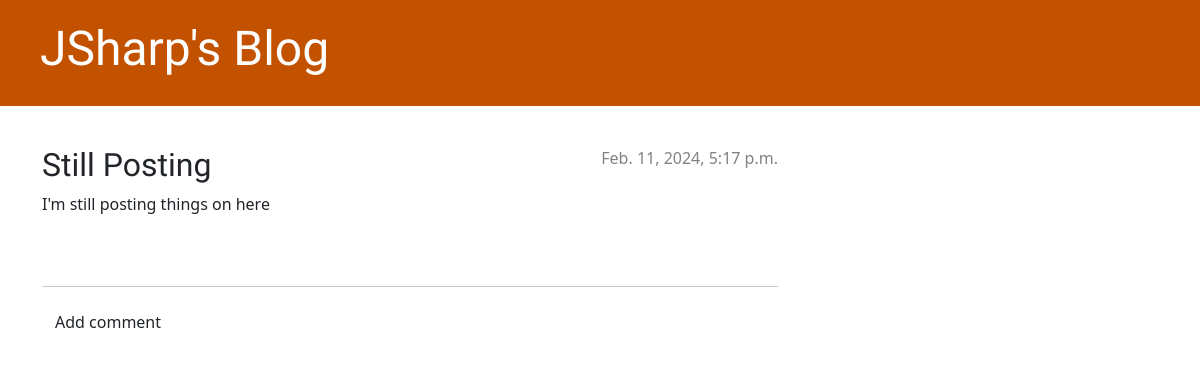
The app's page /post/2/ with its own data.
### blog/models.py (models this page shows, shortened)
class Post(models.Model):
    author = models.ForeignKey(settings.AUTH_USER_MODEL, on_delete=models.CASCADE)
    title = models.CharField(max_length=200)
    text = models.TextField()
    created_date = models.DateTimeField(default=timezone.now)
    published_date = models.DateTimeField(blank=True, null=True)

### blog/views.py (the view)
# urls.py: path('post/<int:pk>/', views.post_detail, name='post_detail'),
def post_detail(request, pk):
    post = get_object_or_404(Post, pk=pk)
    return render(request, 'blog/post_detail.html', {'post': post})

### blog/templates/blog/post_detail.html (shortened to what this page needs)
{% extends 'blog/base.html' %}
{% block content %}
    <article class="post">
        {% if post.published_date %}
            <div class="date">
                {{ post.published_date }}
            </div>
        {% else %}
            <a class="btn btn-default" href="{% url 'post_publish' pk=post.pk %}">Publish</a>
        {% endif %}
        <h2>{{ post.title }}</h2>
        <p>{{ post.text|linebreaksbr }}</p>
    </article>
    <hr>
    <a class="btn btn-default" href="{% url 'add_comment_to_post' pk=post.pk %}">Add comment</a>
{% endblock %}

### blog/static/css/blog.css (style rules this page uses)
h1, h2, h3, h4 { font-family: 'Lobster', cursive; }
.date { color: #828282; }
.post { margin-bottom: 70px; }
.post > .date, .post > .actions { float: right; }

### records on screen
Post: published_date "Feb. 11, 2024, 5:17 p.m.", title "Still Posting", text "I'm still posting things on here"
